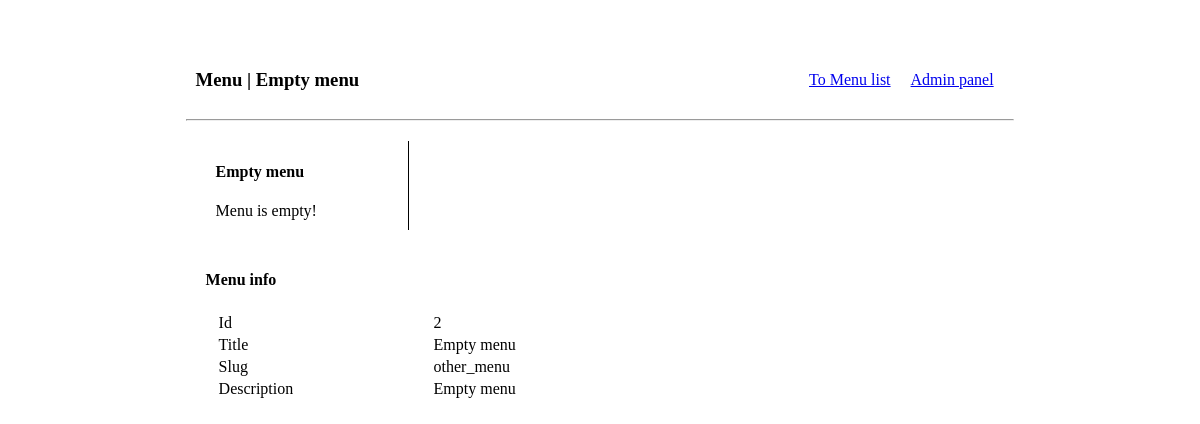
The app's page /menu/2 with its own data.
### tree_menu/models.py (models this page shows, shortened)
class Menu(models.Model):
    title = models.CharField(max_length=100, verbose_name='Menu title')
    slug = models.CharField(max_length=100, verbose_name='Menu slug')
    description = models.CharField(max_length=256, verbose_name='Menu description')

### tree_menu/views.py (the view)
# urls.py: path('menu/<int:pk>', MenuDetailView.as_view(), name='menu'),
class MenuDetailView(DetailView):
    model = Menu
    context_object_name = 'menu'

### tree_menu/templatetags/draw_menu_tags.py (called while the page is built)
@register.inclusion_tag('tree_menu/template_tags/menu.html', takes_context=True)
def draw_menu(context: RequestContext, menu_slug: str):
    menu_items_list = list(MenuItem.objects.filter(
        menu__slug=menu_slug).select_related("menu"))
    if menu_items_list:
        menu_title = menu_items_list[0].menu.title
        menu_items = {item.id: [item, [], False] for item in menu_items_list}
        menu_items = _mark_active_items(menu_items, context)
        menu_items = dict(filter(lambda item: item[1][0].parent_id is None,
                                 menu_items.items()))
    else:
        menu_title = Menu.objects.get(slug=menu_slug).title
        menu_items = {}
    return {
        'menu_title': menu_title,
        'menu_items': menu_items,
        'context': context,
    }

### tree_menu/templates/tree_menu/menu_detail.html (shortened to what this page needs)
{% extends 'tree_menu/tree_menu_base.html' %}
{% load draw_menu_tags %}
{% load static %}
{% block header %}
    <div>
        <h3>Menu | {{ menu.title }}</h3>
    </div>
{% endblock header %}
{% block left_bar %}
    {% draw_menu menu.slug %}
{% endblock left_bar %}
{% block content %}
    <h4>Menu info</h4>
    <table>
        <tr>
            <td>Id</td>
            <td>{{ menu.id }}</td>
        </tr>
        <tr>
            <td>Title</td>
            <td>{{ menu.title }}</td>
        </tr>
        <tr>
            <td>Slug</td>
            <td>{{ menu.slug }}</td>
        </tr>
        <tr>
            <td>Description</td>
            <td>{{ menu.description }}</td>
        </tr>
    </table>
{% endblock content %}

### tree_menu/templates/tree_menu/template_tags/menu.html (shortened to what this page needs)
{% load draw_menu_tags %}
{% load static %}
<link rel="stylesheet" href="{% static 'tree_menu/styles/menu_style.css' %}">
<div>
    <h4>{{ menu_title }}</h4>
    {% if menu_items.values %}
        <ul id="myUL">
            {% draw_items menu_items.values %}
        </ul>
    {% else %}
        <span>Menu is empty!</span>
    {% endif %}
</div>

### tree_menu/static/tree_menu/styles/style.css (style rules this page uses)
.box div { margin: 10px; }
table { width: 80%; margin-left: 10px; }

### records on screen
Menu: title "Empty menu", id "2", slug "other_menu", description "Empty menu"
